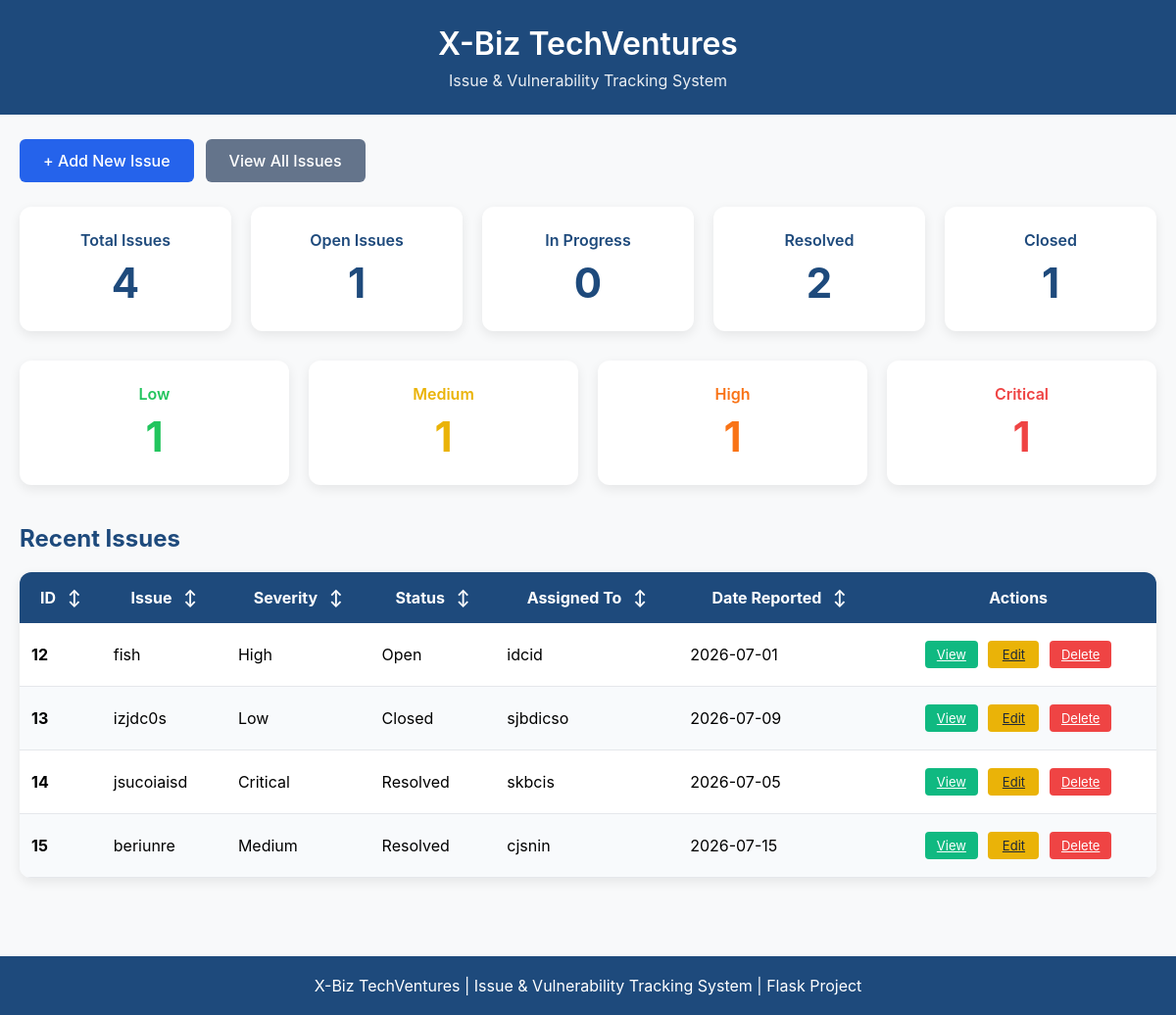
The app's page /, older data.
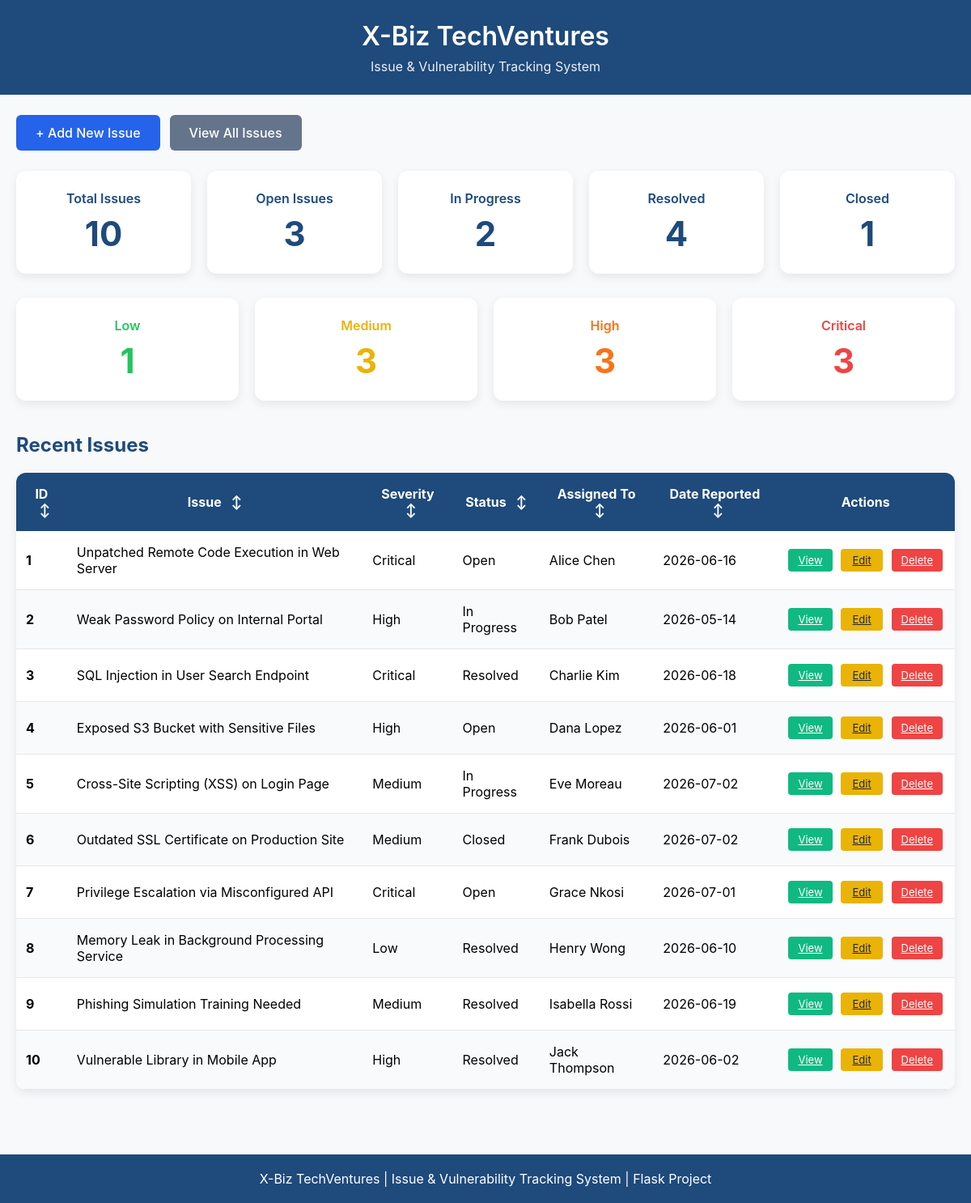
The same page, newer data.
### tables this page shows
CREATE TABLE issues(
            id INTEGER PRIMARY KEY AUTOINCREMENT,
            title TEXT NOT NULL,
            description TEXT NOT NULL,
            severity TEXT NOT NULL,
            status TEXT NOT NULL,
            assigned_to TEXT,
            date_reported DATE,
            cve TEXT,
            remediation TEXT,
            created_at TIMESTAMP DEFAULT CURRENT_TIMESTAMP,
            last_updated TIMESTAMP DEFAULT CURRENT_TIMESTAMP
        );

### app.py (the view)
@app.route("/")
def home():
    connection = sqlite3.connect("issues.db")
    connection.row_factory = sqlite3.Row
    cursor = connection.cursor()
    cursor.execute("SELECT * FROM issues ORDER BY id ASC")
    issues = cursor.fetchall()
    cursor.execute("SELECT COUNT(*) FROM issues")
    total_issues = cursor.fetchone()[0]
    cursor.execute("SELECT COUNT(*) FROM issues WHERE status='Open'")
    open_issues = cursor.fetchone()[0]
    cursor.execute("SELECT COUNT(*) FROM issues WHERE status='In Progress'")
    in_progress_issues = cursor.fetchone()[0]
    cursor.execute("SELECT COUNT(*) FROM issues WHERE status='Resolved'")
    resolved_issues = cursor.fetchone()[0]
    cursor.execute("SELECT COUNT(*) FROM issues WHERE status='Closed'")
    closed_issues = cursor.fetchone()[0]
    cursor.execute("SELECT COUNT(*) FROM issues WHERE severity='Low'")
    low_severity = cursor.fetchone()[0]
    cursor.execute("SELECT COUNT(*) FROM issues WHERE severity='Medium'")
    medium_severity = cursor.fetchone()[0]
    cursor.execute("SELECT COUNT(*) FROM issues WHERE severity='High'")
    high_severity = cursor.fetchone()[0]
    cursor.execute("SELECT COUNT(*) FROM issues WHERE severity='Critical'")
    critical_severity = cursor.fetchone()[0]
    connection.close()
    return render_template(
        "home.html",
        issues=issues,
        total_issues=total_issues,
        open_issues=open_issues,
        in_progress_issues=in_progress_issues,
        resolved_issues=resolved_issues,
        closed_issues=closed_issues,
        low_severity=low_severity,
        medium_severity=medium_severity,
        high_severity=high_severity,
        critical_severity=critical_severity
    )

### templates/home.html (shortened to what this page needs)
<!DOCTYPE html>
<html lang="en">
<head>
</head>
<body>
<header>
    <div class="header-content">
        <h1>X-Biz TechVentures</h1>
        <p class="subtitle">Issue &amp; Vulnerability Tracking System</p>
    </div>
</header>
<div class="nav-buttons">
    <a href="/add_issue" class="btn btn-primary">+ Add New Issue</a>
    <a href="/issues" class="btn btn-secondary">View All Issues</a>
</div>
<div class="container">
    <div class="stats">
        <div class="card">
            <h3>Total Issues</h3>
            <p>{{ total_issues }}</p>
        </div>
        <div class="card">
            <h3>Open Issues</h3>
            <p>{{ open_issues }}</p>
        </div>
        <div class="card">
            <h3>In Progress</h3>
            <p>{{ in_progress_issues }}</p>
        </div>
        <div class="card">
            <h3>Resolved</h3>
            <p>{{ resolved_issues }}</p>
        </div>
        <div class="card">
            <h3>Closed</h3>
            <p>{{ closed_issues }}</p>
        </div>
    </div>
    <div class="severity-stats">
        <div class="severity-card">
            <h3 class="low-text">Low</h3>
            <p class="low-text">{{ low_severity }}</p>
        </div>
        <div class="severity-card">
            <h3 class="medium-text">Medium</h3>
            <p class="medium-text">{{ medium_severity }}</p>
        </div>
        <div class="severity-card">
            <h3 class="high-text">High</h3>
            <p class="high-text">{{ high_severity }}</p>
        </div>
        <div class="severity-card">
            <h3 class="critical-text">Critical</h3>
            <p class="critical-text">{{ critical_severity }}</p>
        </div>
    </div>
    <h2>Recent Issues</h2>
    <table id="recentTable">
        <thead>
            <tr>
                <th onclick="sortTable(0, 'recentTable')">ID <span class="arrow" id="arrow0">↕</span></th>
                <th onclick="sortTable(1, 'recentTable')">Issue <span class="arrow" id="arrow1">↕</span></th>
                <th onclick="sortTable(2, 'recentTable')">Severity <span class="arrow" id="arrow2">↕</span></th>
                <th onclick="sortTable(3, 'recentTable')">Status <span class="arrow" id="arrow3">↕</span></th>
                <th onclick="sortTable(4, 'recentTable')">Assigned To <span class="arrow" id="arrow4">↕</span></th>
                <th onclick="sortTable(5, 'recentTable')">Date Reported <span class="arrow" id="arrow5">↕</span></th>
                <th class="center">Actions</th>
            </tr>
        </thead>
        <tbody>
            {% for issue in issues %}
            <tr>
                <td><strong>{{ issue.id }}</strong></td>
                <td>{{ issue.title }}</td>
                <td>{{ issue.severity }}</td>
                <td>{{ issue.status }}</td>
                <td>{{ issue.assigned_to or 'N/A' }}</td>
                <td>{{ issue.date_reported or 'N/A' }}</td>
                <td class="actions-cell">
                    <a href="/view_issue/{{ issue.id }}" class="btn-small btn-view">View</a>
                    <a href="/edit_issue/{{ issue.id }}" class="btn-small btn-edit">Edit</a>
                    <a href="/delete_issue/{{ issue.id }}" class="btn-small btn-delete" onclick="return confirm('Delete this issue?');">Delete</a>
                </td>
            </tr>
            {% endfor %}
        </tbody>
    </table>
</div>
<footer>
    X-Biz TechVentures | Issue &amp; Vulnerability Tracking System | Flask Project
</footer>
</body>
</html>

### templates/home.html (style rules this page uses)
* { margin:0; padding:0; box-sizing:border-box; }
body { font-family: -apple-system, BlinkMacSystemFont, 'Segoe UI', Roboto, sans-serif; background:#f8f9fa; }
header { background:#1e4a7c; color:white; padding:25px 0; text-align:center; }
.header-content { max-width:1400px; margin:0 auto; padding:0 20px; }
h1 { font-size:32px; font-weight:600; }
.subtitle { margin-top:8px; opacity:0.9; }
.nav-buttons { max-width:1400px; margin:25px auto; padding:0 20px; display:flex; gap:12px; }
.btn { padding:12px 24px; border-radius:6px; text-decoration:none; font-weight:500; }
.btn-primary { background:#2563eb; color:white; }
.btn-secondary { background:#64748b; color:white; }
.container { max-width:1400px; margin:0 auto; padding:0 20px; }
.stats { display:flex; gap:20px; margin-bottom:30px; flex-wrap: wrap; }
.card { flex: 1; min-width: 160px; background:white; padding:24px 20px; border-radius:12px; box-shadow:0 4px 12px rgba(0,0,0,0.08); text-align:center; }
.card h3 { margin-bottom:8px; font-size:16px; font-weight:600; color:#1e4a7c; }
.card p { font-size:42px; font-weight:700; margin:0; color:#1e4a7c; }
.severity-stats { display: flex; gap: 20px; margin-bottom: 40px; flex-wrap: wrap; }
.severity-card { flex: 1; min-width: 160px; background: white; padding: 24px 20px; border-radius: 12px; box-shadow: 0 4px 12px rgba(0,0,0,0.08); text-align: center; }
.severity-card h3 { font-size: 16px; font-weight: 600; margin-bottom: 8px; }
.severity-card p { font-size: 42px; font-weight: 700; margin: 0; }
.low-text { color: #22c55e; }
.medium-text { color: #eab308; }
.high-text { color: #f97316; }
.critical-text { color: #ef4444; }
h2 { color:#1e4a7c; margin-bottom:20px; }
table { width:100%; border-collapse:collapse; background:white; border-radius:12px; overflow:hidden; box-shadow:0 4px 12px rgba(0,0,0,0.08); }
th { background:#1e4a7c; color:white; padding:16px 12px; text-align:center; cursor:pointer; user-select: none; }
.arrow { margin-left: 8px; font-size: 16px; }
td { padding:16px 12px; border-bottom:1px solid #e5e7eb; }
tr:nth-child(even) { background:#f8fafc; }
.actions-cell { text-align: center; white-space: nowrap; }
.btn-small { padding: 6px 12px; font-size: 13px; border-radius: 4px; margin: 2px 3px; display: inline-block; min-width: 52px; }
.btn-view { background:#10b981; color:white; }
.btn-edit { background:#eab308; color:#1f2937; }
.btn-delete { background:#ef4444; color:white; }
footer { margin-top:80px; background:#1e4a7c; color:white; text-align:center; padding:20px; }

Row changes from the older to the newer data that the page shows:
removed issues: id "12", title "fish", severity "High", status "Open", assigned_to "idcid", date_reported "2026-07-01"
removed issues: id "13", title "izjdc0s", severity "Low", status "Closed", assigned_to "sjbdicso", date_reported "2026-07-09"
removed issues: id "14", title "jsucoiaisd", severity "Critical", status "Resolved", assigned_to "skbcis", date_reported "2026-07-05"
removed issues: id "15", title "beriunre", severity "Medium", status "Resolved", assigned_to "cjsnin", date_reported "2026-07-15"
added issues: id "1", title "Unpatched Remote Code Execution in Web Server", severity "Critical", status "Open", assigned_to "Alice Chen", date_reported "2026-06-16"
added issues: id "2", title "Weak Password Policy on Internal Portal", severity "High", status "In Progress", assigned_to "Bob Patel", date_reported "2026-05-14"
added issues: id "3", title "SQL Injection in User Search Endpoint", severity "Critical", status "Resolved", assigned_to "Charlie Kim", date_reported "2026-06-18"
added issues: id "4", title "Exposed S3 Bucket with Sensitive Files", severity "High", status "Open", assigned_to "Dana Lopez", date_reported "2026-06-01"
added issues: id "5", title "Cross-Site Scripting (XSS) on Login Page", severity "Medium", status "In Progress", assigned_to "Eve Moreau", date_reported "2026-07-02"
added issues: id "6", title "Outdated SSL Certificate on Production Site", severity "Medium", status "Closed", assigned_to "Frank Dubois", date_reported "2026-07-02"
added issues: id "7", title "Privilege Escalation via Misconfigured API", severity "Critical", status "Open", assigned_to "Grace Nkosi", date_reported "2026-07-01"
added issues: id "8", title "Memory Leak in Background Processing Service", severity "Low", status "Resolved", assigned_to "Henry Wong", date_reported "2026-06-10"
added issues: id "9", title "Phishing Simulation Training Needed", severity "Medium", status "Resolved", assigned_to "Isabella Rossi", date_reported "2026-06-19"
added issues: id "10", title "Vulnerable Library in Mobile App", severity "High", status "Resolved", assigned_to "Jack Thompson", date_reported "2026-06-02"
Text that changed along with them:
{{ total_issues }}: "4" → "10"
{{ open_issues }}: "1" → "3"
{{ in_progress_issues }}: "0" → "2"
{{ resolved_issues }}: "2" → "4"
{{ medium_severity }}: "1" → "3"
{{ high_severity }}: "1" → "3"
{{ critical_severity }}: "1" → "3"
